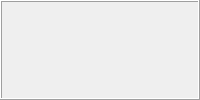
    <widget class="QFrame" name="frameAxis">
     <property name="minimumSize">
      <size>
       <width>0</width>
       <height>0</height>
      </size>
     </property>
     <property name="maximumSize">
      <size>
       <width>16777215</width>
       <height>16777215</height>
      </size>
     </property>
     <property name="styleSheet">
      <string notr="true">QFrame#frameAxis
{
	background-color: rgb(234, 234, 234);
}
/* Set check buttons style */
QPushButton:!checked
{
	border-image: url(:/img/widget/key_white.png) 5 5 8 5;
	border-top: 5px transparent;
	border-right: 5px transparent;
	border-bottom: 8px transparent;
	border-left: 5px transparent;
}
QPushButton:checked
{
	border-image: url(:/img/widget/key_white_tapped.png) 5 5 8 5;
	border-top: 5px transparent;
	border-right: 5px transparent;
	border-bottom: 8px transparent;
	border-left: 5px transparent;
}
</string>
     </property>
     <property name="frameShape">
      <enum>QFrame::Box</enum>
     </property>
     <property name="frameShadow">
      <enum>QFrame::Raised</enum>
     </property>
     <layout class="QHBoxLayout" name="horizontalLayoutAxis">
      <property name="spacing">
       <number>0</number>
      </property>
      <property name="leftMargin">
       <number>3</number>
      </property>
      <property name="topMargin">
       <number>3</number>
      </property>
      <property name="rightMargin">
       <number>3</number>
      </property>
      <property name="bottomMargin">
       <number>2</number>
      </property>
      <item>
       <widget class="xPushButton" name="radioPaHor">
        <property name="minimumSize">
         <size>
          <width>0</width>
          <height>70</height>
         </size>
        </property>
        <property name="maximumSize">
         <size>
          <width>16777215</width>
          <height>70</height>
         </size>
        </property>
        <property name="font">
         <font>
          <family>微软雅黑</family>
          <pointsize>-1</pointsize>
          <weight>50</weight>
          <italic>false</italic>
          <bold>false</bold>
         </font>
        </property>
        <property name="focusPolicy">
         <enum>Qt::NoFocus</enum>
        </property>
        <property name="text">
         <string notr="true"/>
        </property>
        <property name="checkable">
         <bool>true</bool>
        </property>
        <property name="autoExclusive">
         <bool>true</bool>
        </property>
       </widget>
      </item>
      <item>
       <widget class="xPushButton" name="radioPaVer">
        <property name="minimumSize">
         <size>
          <width>0</width>
          <height>70</height>
         </size>
        </property>
        <property name="maximumSize">
         <size>
          <width>16777215</width>
          <height>70</height>
         </size>
        </property>
        <property name="font">
         <font>
          <family>微软雅黑</family>
          <pointsize>-1</pointsize>
          <weight>50</weight>
          <italic>false</italic>
          <bold>false</bold>
         </font>
        </property>
        <property name="focusPolicy">
         <enum>Qt::NoFocus</enum>
        </property>
        <property name="text">
         <string notr="true"/>
        </property>
        <property name="checkable">
         <bool>true</bool>
        </property>
        <property name="autoExclusive">
         <bool>true</bool>
        </property>
       </widget>
      </item>
      <item>
       <widget class="xPushButton" name="radioTrv">
        <property name="minimumSize">
         <size>
          <width>0</width>
          <height>70</height>
         </size>
        </property>
        <property name="maximumSize">
         <size>
          <width>16777215</width>
          <height>70</height>
         </size>
        </property>
        <property name="font">
         <font>
          <family>微软雅黑</family>
          <pointsize>-1</pointsize>
          <weight>50</weight>
          <italic>false</italic>
          <bold>false</bold>
         </font>
        </property>
        <property name="focusPolicy">
         <enum>Qt::NoFocus</enum>
        </property>
        <property name="text">
         <string notr="true"/>
        </property>
        <property name="checkable">
         <bool>true</bool>
        </property>
        <property name="autoExclusive">
         <bool>true</bool>
        </property>
       </widget>
      </item>
      <item>
       <widget class="xPushButton" name="radioRaHor">
        <property name="enabled">
         <bool>true</bool>
        </property>
        <property name="minimumSize">
         <size>
          <width>0</width>
          <height>70</height>
         </size>
        </property>
        <property name="maximumSize">
         <size>
          <width>16777215</width>
          <height>70</height>
         </size>
        </property>
        <property name="font">
         <font>
          <family>微软雅黑</family>
          <pointsize>-1</pointsize>
          <weight>50</weight>
          <italic>false</italic>
          <bold>false</bold>
         </font>
        </property>
        <property name="focusPolicy">
         <enum>Qt::NoFocus</enum>
        </property>
        <property name="text">
         <string notr="true"/>
        </property>
        <property name="checkable">
         <bool>true</bool>
        </property>
        <property name="autoExclusive">
         <bool>true</bool>
        </property>
       </widget>
      </item>
      <item>
       <widget class="xPushButton" name="radioRaVer">
        <property name="enabled">
         <bool>true</bool>
        </property>
        <property name="minimumSize">
         <size>
          <width>0</width>
          <height>70</height>
         </size>
        </property>
        <property name="maximumSize">
         <size>
          <width>16777215</width>
          <height>70</height>
         </size>
        </property>
        <property name="font">
         <font>
          <family>微软雅黑</family>
          <pointsize>-1</pointsize>
          <weight>50</weight>
          <italic>false</italic>
          <bold>false</bold>
         </font>
        </property>
        <property name="focusPolicy">
         <enum>Qt::NoFocus</enum>
        </property>
        <property name="text">
         <string notr="true"/>
        </property>
        <property name="checkable">
         <bool>true</bool>
        </property>
        <property name="autoExclusive">
         <bool>true</bool>
        </property>
       </widget>
      </item>
      <item>
       <widget class="xPushButton" name="radioExt">
        <property name="enabled">
         <bool>true</bool>
        </property>
        <property name="minimumSize">
         <size>
          <width>0</width>
          <height>70</height>
         </size>
        </property>
        <property name="maximumSize">
         <size>
          <width>16777215</width>
          <height>70</height>
         </size>
        </property>
        <property name="font">
         <font>
          <family>微软雅黑</family>
          <pointsize>-1</pointsize>
          <weight>50</weight>
          <italic>false</italic>
          <bold>false</bold>
         </font>
        </property>
        <property name="focusPolicy">
         <enum>Qt::NoFocus</enum>
        </property>
        <property name="text">
         <string notr="true"/>
        </property>
        <property name="checkable">
         <bool>true</bool>
        </property>
        <property name="autoExclusive">
         <bool>true</bool>
        </property>
       </widget>
      </item>
     </layout>
    </widget>
